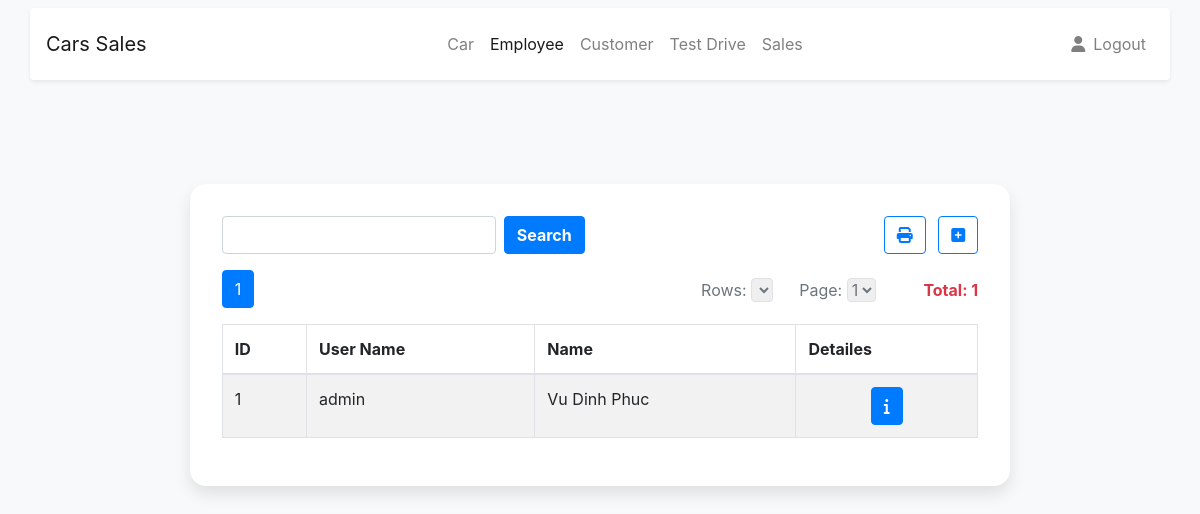
Page /app/staff/employee.php (signed in) on the committed database.
### tables this page shows
CREATE TABLE `staff` (
  `id` int(11) NOT NULL,
  `username` varchar(20) NOT NULL,
  `first` varchar(20) NOT NULL,
  `last` varchar(20) NOT NULL,
  `tel` int(10) NOT NULL,
  `password` varchar(40) NOT NULL,
  `type` char(1) NOT NULL
);

### app/staff/employee.php (the view, shortened to what this page needs)
<?php
if(isset($_SESSION['activestaff']) || isset($_SESSION['activeadmin'])){
    require("../database/connection.php");
    require("../database/paginator.class.php");
    if(isset($_GET["search"]) && $_GET["input"]!='') {
      $x=  $_GET["input"];
      $condition  =  " and ( id like '%$x%'
                       or username like '%$x%'
                       or first like '%$x%'
                       or last like '%$x%'
                       )";
      $pages = new Paginator;
      $pages->default_ipp = 10;
      $sql_forms = $db->query("SELECT * FROM staff WHERE 1".$condition);
      $pages->items_total = $sql_forms->rowCount();
      $pages->mid_range = 9;
      $pages->paginate();
      $result =   $db->query("SELECT * FROM staff WHERE 1".$condition." ORDER BY id ASC ".$pages->limit."");
    }
    else {
    $pages = new Paginator;
    $pages->default_ipp = 10;
    $sql_forms = $db->query("SELECT * FROM staff WHERE 1");
    $pages->items_total = $sql_forms->rowCount();
    $pages->mid_range = 9;
    $pages->paginate();
    $result =   $db->query("SELECT * FROM staff WHERE 1 ORDER BY id ASC ".$pages->limit."");
    }
}
else {
    header("location: index.php");
}
?>
<!DOCTYPE html>
<html lang="en">
<head>
    <link rel="stylesheet" href="https://stackpath.bootstrapcdn.com/bootstrap/4.4.1/css/bootstrap.min.css">
    <link rel="stylesheet" href="../style.css">
</head>
<body class=" bg-light">
    <nav class="navbar navbar-expand-lg navbar-light bg-light ">
        <div class="container shadow-sm p-3 mb-5 bg-white rounded">
          <a class="navbar-brand" href="index.php">
            Cars Sales
          </a>
          <div class="collapse navbar-collapse" id="navbarCollapse">
            <ul class="navbar-nav mx-auto">
              <li class="nav-item ">
                <a class="nav-link" href="dashboard.php?page=1&ipp=2">Car</a>
              </li>
              <li class="nav-item ">
                <a class="nav-link active" href="employee.php?page=1&ipp=2">Employee</a>
              </li>
              <li class="nav-item ">
                <a class="nav-link" href="customer.php?page=1&ipp=2">Customer</a>
              </li>
              <li class="nav-item position-static">
                <a class="nav-link" href="testSchedule.php?page=1&ipp=2">Test Drive</a>
              </li>
              <li class="nav-item position-static">
                <a class="nav-link" href="sales.php?page=1&ipp=2">Sales</a>
              </li>
            </ul>
            <ul class="navbar-nav flex-row">
              <li class="nav-item ml-lg-n4">
                <a class="nav-link" href="profile.php">
                    <i class="fas fa-user"></i>
                </a>
              </li>
              <li class="nav-item ml-lg-n2 ml-3">
                <a class="nav-link" href="../database/logout.php">
                    Logout
                </a>
              </li>
            </ul>
          </div>
        </div>
    </nav>
<div class="mr-sm-5 ml-sm-5">
    <div class="row">
      <div class="col-lg-10 col-xl-9 mx-auto">
        <div class="card card-signin flex-row my-5">
          <div class="card-body">
            <div class="d-flex justify-content-between">
            <form action="employee.php" method="get">
                <div class="d-flex">
                  <input name='input' type="text" class="form-control">
                  <button type="submit" name="search" class="btn btn-primary ml-2 font-weight-bold">Search</button>
                </div>
            </form>
            <div>
                <button class="btn btn-outline-primary ml-2 " onclick="print()"><i class="fas fa-print"></i></button>
                <?php if(isset($_SESSION["activeadmin"])){ ?>
                <button class="btn btn-outline-primary ml-2 " onclick="window.document.location.href='addStaff.php'"><i class="fas fa-plus-square"></i></button>
                <?php }?>
            </div>
            </div>
            <div class="row marginTop">
                <div class="col-sm-12 paddingLeft pagerfwt">
                    <?php if($pages->items_total > 0) { ?>
                        <?php echo $pages->display_pages();?>
                        <?php echo $pages->display_items_per_page();?>
                        <?php echo $pages->display_jump_menu(); ?>
                    <?php }?>
                </div>
            </div>
            <table class="table table-bordered table-striped">
                <thead>
                    <tr>
                        <th>ID</th>
                        <th>User Name</th>
                        <th>Name</th>
                        <th align='center'>Detailes</th>
                    </tr>
                </thead>
                <tbody>
                    <?php $x=[];
                    if($pages->items_total>0){
                        foreach($result as $row){ $x[]= $row;
                    ?>
                    <tr>
                        <td><?php echo $row['id']; ?></td>
                        <td><?php echo $row['username']; ?></td>
                        <td><?php echo $row['first'].' '.$row['last']; ?></td>
                        <td align='center'><button class="btn btn-primary" onclick="window.document.location.href='singleStaff.php?staffID=<?php echo $row['id'];?>'"><i class="fas fa-info"></i></button></td>
                    </tr>
                    <?php
                        }
                    }else{?>
                    <tr>
                        <td colspan="6" align="center"><strong>No Record(s) Found!</strong></td>
                    </tr>
                    <?php } ?>
                </tbody>
            </table>
          </div>
        </div>
      </div>
    </div>
  </div>
</body>
</html>

### app/style.css (style rules this page uses)
:root { --input-padding-x: 1.5rem; --input-padding-y: .75rem; }
.card-signin { border: 0; border-radius: 1rem; box-shadow: 0 0.5rem 1rem 0 rgba(0, 0, 0, 0.1); }
.card-signin .card-body { padding: 2rem; }

### rows in the picture
staff: id "1", username "admin", first "Vu Dinh", last "Phuc"

### other values in the picture
$this->items_total "1"
form field value "1"
